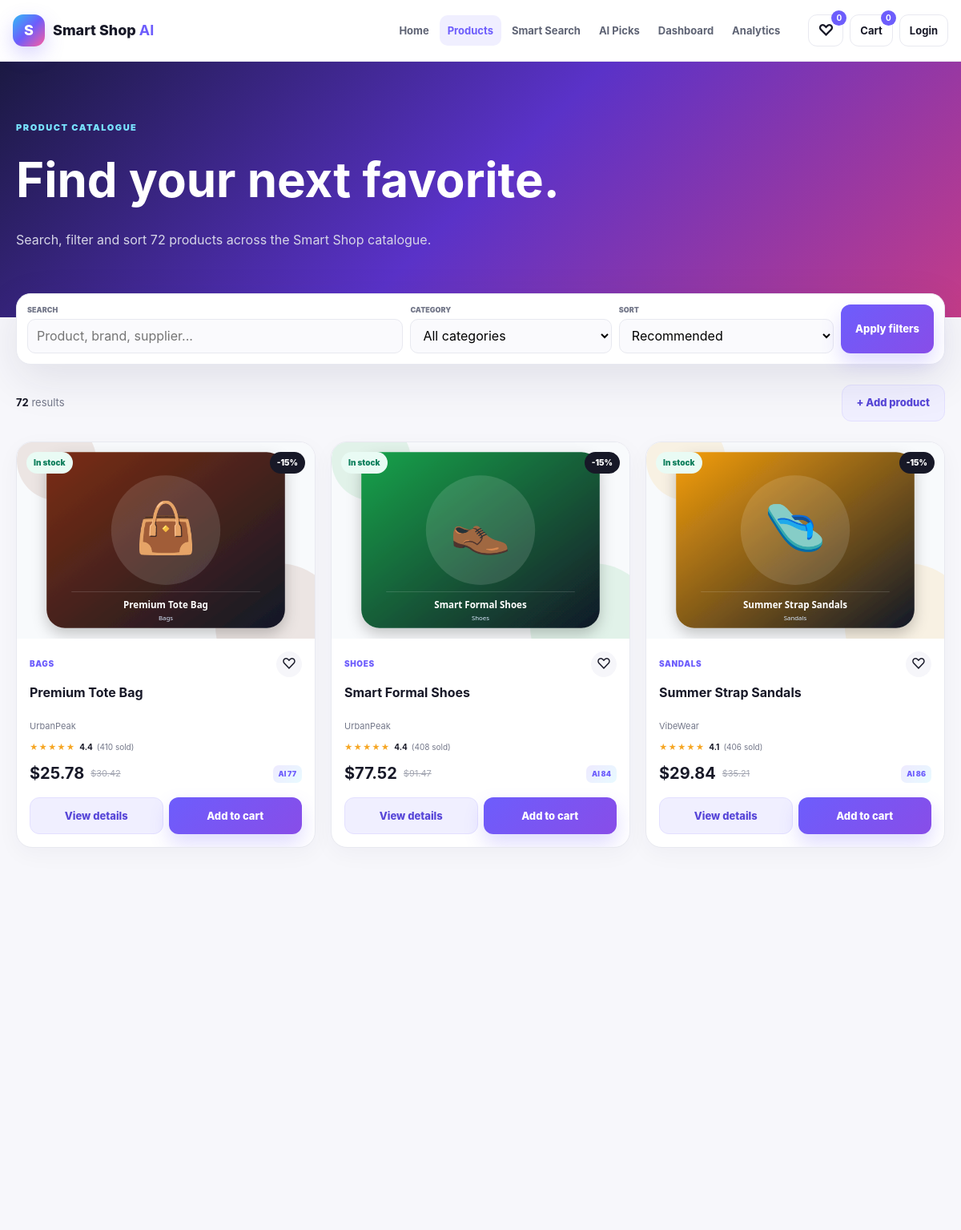
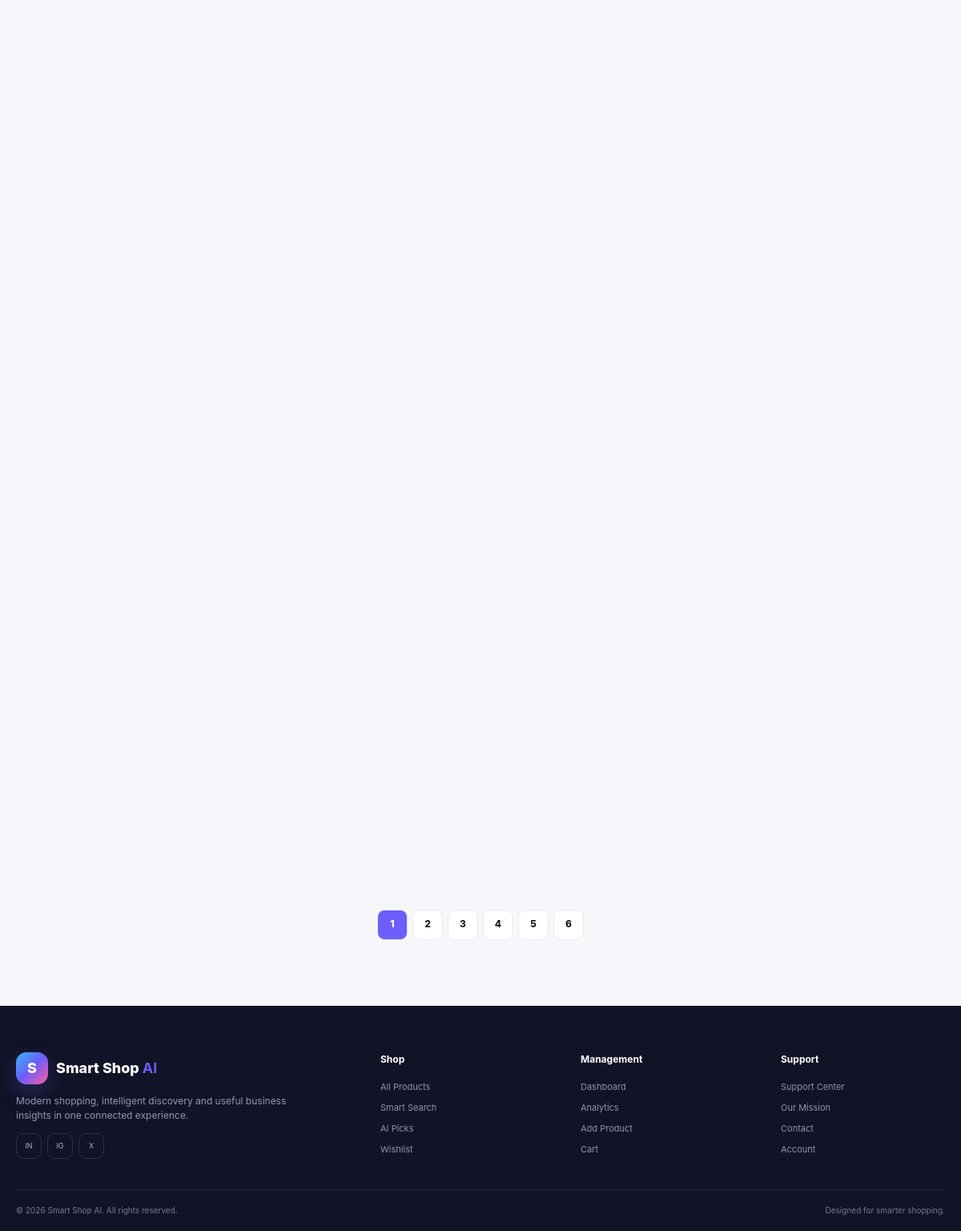
Page /products on the committed database (2 pictures, top to bottom).
### tables this page shows
CREATE TABLE products (
                product_id INTEGER PRIMARY KEY AUTOINCREMENT,
                name TEXT NOT NULL,
                category TEXT NOT NULL,
                brand TEXT DEFAULT '',
                price REAL NOT NULL DEFAULT 0,
                stock INTEGER NOT NULL DEFAULT 0,
                rating REAL NOT NULL DEFAULT 0,
                sales INTEGER NOT NULL DEFAULT 0,
                supplier TEXT DEFAULT '',
                links TEXT DEFAULT '',
                content TEXT DEFAULT '',
                description TEXT DEFAULT '',
                image TEXT DEFAULT '',
                created_at TEXT DEFAULT CURRENT_TIMESTAMP
            );

### app.py (the view)
@app.route("/products")
def products():
    keyword = request.args.get("search", "").strip()
    category = request.args.get("category", "All").strip() or "All"
    sort = request.args.get("sort", "featured").strip()
    try: page = int(request.args.get("page", 1))
    except ValueError: page = 1
    db = DatabaseManager()
    try:
        all_items = list(db.search_and_filter(keyword, category, sort))
        categories = db.get_categories()
    finally:
        db.close()
    items, page, pages, total = paginate(all_items, page, 12)
    return render_template("products.html", products=items, categories=categories, keyword=keyword,
                           selected_category=category, selected_sort=sort, page=page, pages=pages, total=total)

### app.py (called while the page is built, shortened)
def cart_map():
    raw = session.get("cart", {})
    if isinstance(raw, dict):
        clean = {}
        for key, value in raw.items():
            try:
                pid, qty = int(key), max(1, int(value))
                clean[pid] = qty
            except (TypeError, ValueError):
                continue
        return clean

def wishlist_ids():
    raw = session.get("wishlist", [])
    if not isinstance(raw, list):
        return []
    result = []
    return result

def ai_score(product):
    sales = int(product["sales"] or 0)
    rating = float(product["rating"] or 0)
    stock = int(product["stock"] or 0)
    sales_component = min(sales / 420, 1) * 45
    rating_component = min(rating / 5, 1) * 30
    availability_component = min(stock / 85, 1) * 25
    return round(sales_component + rating_component + availability_component)

def paginate(items, page, per_page=12):
    total = len(items)
    pages = max(1, ceil(total / per_page))
    page = min(max(1, page), pages)
    start = (page - 1) * per_page
    return items[start:start + per_page], page, pages, total

@app.context_processor
def global_shop_data():
    cart = cart_map()
    wish = wishlist_ids()
    return {
        "cart_count": sum(cart.values()),
        "cart_map": cart,
        "wishlist_count": len(wish),
        "wishlist_ids": wish,
        "current_endpoint": request.endpoint or "",
        "ai_score": ai_score,
    }

@app.before_request
def startup():
    if not getattr(app, "_catalogue_ready", False):
        ensure_catalogue()
        app._catalogue_ready = True

### database/database.py (called while the page is built)
    def close(self) -> None:
        try:
            self.connection.close()
        except Exception:
            pass

    def get_categories(self):
        rows = self.cursor.execute(
            """
            SELECT category, COUNT(*) AS product_count, COALESCE(SUM(sales),0) AS sales,
                   COALESCE(SUM(stock),0) AS stock
            FROM products
            GROUP BY category
            ORDER BY category COLLATE NOCASE
            """
        ).fetchall()
        return [row["category"] for row in rows]

### templates/products.html (shortened to what this page needs)
{% extends "base.html" %}{% from "_macros.html" import product_card with context %}
{% block content %}
<section class="page-hero page-hero-shop"><div class="shell"><span class="kicker light-kicker">PRODUCT CATALOGUE</span><h1>Find your next favorite.</h1><p>Search, filter and sort {{ total }} products across the Smart Shop catalogue.</p></div></section>
<section class="section compact-top"><div class="shell"><form class="filter-bar" method="GET" action="{{ url_for('products') }}"><label class="search-control"><span>Search</span><input name="search" value="{{ keyword }}" placeholder="Product, brand, supplier..."></label><label><span>Category</span><select name="category"><option value="All">All categories</option></select></label><label><span>Sort</span><select name="sort"><option value="featured" {% if selected_sort=='featured' %}selected{% endif %}>Recommended</option></select></label><button class="btn btn-primary" type="submit">Apply filters</button></form><div class="results-line"><div><b>{{ total }}</b> results</div><a class="btn btn-soft" href="{{ url_for('add_product') }}">+ Add product</a></div>{% if products %}<div class="product-grid product-grid-3">{% for p in products %}{{ product_card(p) }}{% endfor %}</div>{% else %}<div class="empty-state"><div class="empty-symbol">0</div><h2>No products found</h2><p>Try another keyword, category or sort option.</p><a class="btn btn-primary" href="{{ url_for('products') }}">Reset filters</a></div>{% endif %}{% if pages > 1 %}<nav class="pagination">{% for n in range(1,pages+1) %}<a class="{% if n==page %}current{% endif %}" href="{{ url_for('products', search=keyword, category=selected_category, sort=selected_sort, page=n) }}">{{ n }}</a>{% endfor %}</nav>{% endif %}</div></section>
{% endblock %}

### templates/_macros.html
{% macro product_card(product) %}
<article class="product-card reveal">
  <a class="product-media" href="{{ url_for('product_detail', product_id=product.product_id) }}">
    <img src="{{ url_for('static', filename='images/' + (product.image or 'product_1.svg')) }}" alt="{{ product.name }}" loading="lazy">
    <span class="product-badge {% if product.stock <= 12 %}badge-danger{% endif %}">{% if product.stock <= 0 %}Out of stock{% elif product.stock <= 12 %}Low stock{% else %}In stock{% endif %}</span>
    <span class="discount-badge">-15%</span>
  </a>
  <div class="product-copy">
    <div class="product-topline"><span class="category-tag">{{ product.category }}</span><a class="heart {% if product.product_id in wishlist_ids %}saved{% endif %}" href="{{ url_for('toggle_wishlist', product_id=product.product_id) }}" aria-label="Toggle wishlist">&#9825;</a></div>
    <h3><a href="{{ url_for('product_detail', product_id=product.product_id) }}">{{ product.name }}</a></h3>
    <p class="brand-line">{{ product.brand }}</p>
    <div class="rating-row"><span class="stars">&#9733;&#9733;&#9733;&#9733;&#9733;</span><b>{{ '%.1f'|format(product.rating) }}</b><span>({{ product.sales }} sold)</span></div>
    <div class="price-row"><strong>${{ '%.2f'|format(product.price) }}</strong><del>${{ '%.2f'|format(product.price * 1.18) }}</del><span class="ai-pill">AI {{ ai_score(product) }}</span></div>
    <div class="card-actions"><a class="btn btn-soft" href="{{ url_for('product_detail', product_id=product.product_id) }}">View details</a><a class="btn btn-primary" href="{{ url_for('add_to_cart', product_id=product.product_id) }}">Add to cart</a></div>
  </div>
</article>
{% endmacro %}

### rows in the picture
products: image (picture), stock "In stock", category "BAGS", name "Premium Tote Bag", brand "UrbanPeak", rating "4.4", sales "410", price "25.78", product.price*1.18 "30.42", ai_score "77"
products: image (picture), stock "In stock", category "SHOES", name "Smart Formal Shoes", brand "UrbanPeak", rating "4.4", sales "408", price "77.52", product.price*1.18 "91.47", ai_score "84"
products: image (picture), stock "In stock", category "SANDALS", name "Summer Strap Sandals", brand "VibeWear", rating "4.1", sales "406", price "29.84", product.price*1.18 "35.21", ai_score "86"

### other values in the picture
{{ wishlist_count }} "0"
{{ cart_count }} "0"
{{ total }} "72"
{{ n }} "1" "2" "3" "4" "5" "6"
